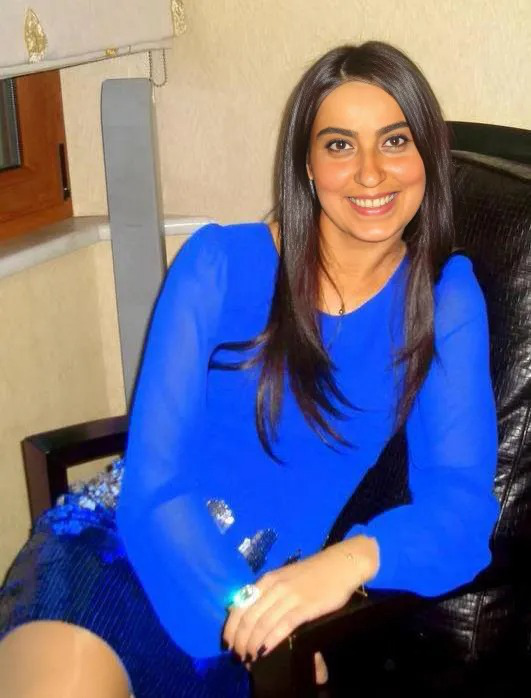
#> input picture 6-12.png, 531 x 698 px
$ python -i image_augmentation.py   (imports and definitions only)
#> lines starting #> are read from the running program, lines starting #| are printed output that depends on the picture
import cv2
import numpy

from .umeyama import umeyama


def random_transform(image, rotation_range, zoom_range, shift_range, random_flip):
    h, w = image.shape[0:2]
    rotation = numpy.random.uniform(-rotation_range, rotation_range)
    scale = numpy.random.uniform(1 - zoom_range, 1 + zoom_range)
    tx = numpy.random.uniform(-shift_range, shift_range) * w
    ty = numpy.random.uniform(-shift_range, shift_range) * h
    mat = cv2.getRotationMatrix2D((w // 2, h // 2), rotation, scale)
    mat[:, 2] += (tx, ty)
    result = cv2.warpAffine(
        image, mat, (w, h), borderMode=cv2.BORDER_REPLICATE)
    if numpy.random.random() < random_flip:
        result = result[:, ::-1]
    return result

# get pair of random warped images from aligened face image


def random_warp(image):
    assert image.shape == (256, 256, 3)
    range_ = numpy.linspace(128 - 80, 128 + 80, 5)
    mapx = numpy.broadcast_to(range_, (5, 5))
    mapy = mapx.T

    mapx = mapx + numpy.random.normal(size=(5, 5), scale=5)
    mapy = mapy + numpy.random.normal(size=(5, 5), scale=5)

    interp_mapx = cv2.resize(mapx, (80, 80))[8:72, 8:72].astype('float32')
    interp_mapy = cv2.resize(mapy, (80, 80))[8:72, 8:72].astype('float32')

    warped_image = cv2.remap(image, interp_mapx, interp_mapy, cv2.INTER_LINEAR)

    src_points = numpy.stack([mapx.ravel(), mapy.ravel()], axis=-1)
    dst_points = numpy.mgrid[0:65:16, 0:65:16].T.reshape(-1, 2)
    mat = umeyama(src_points, dst_points, True)[0:2]

    target_image = cv2.warpAffine(image, mat, (64, 64))

    return warped_image, target_image

>>> import cv2
>>> picture = cv2.imread('../6-12.png', cv2.IMREAD_GRAYSCALE)
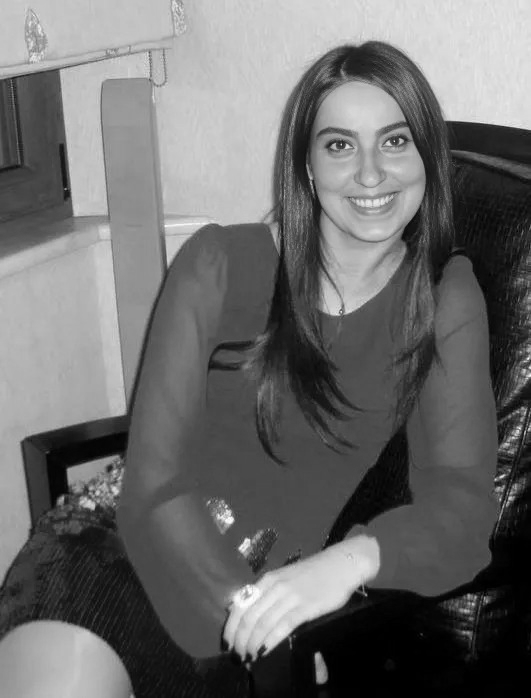
#> picture: shape (698, 531); min 0, max 254, mean 107.6
#> (the run stopped early here; a loop or call above may not have finished)
